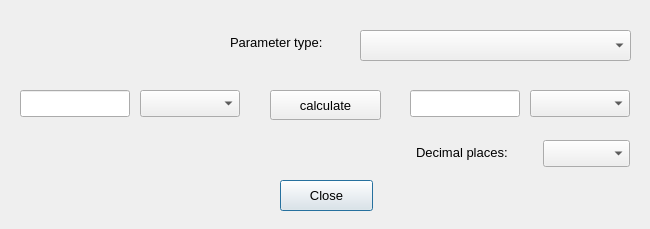
<?xml version="1.0" encoding="UTF-8"?>
<ui version="4.0">
 <class>Dialog</class>
 <widget class="QDialog" name="Dialog">
  <property name="geometry">
   <rect>
    <x>0</x>
    <y>0</y>
    <width>650</width>
    <height>229</height>
   </rect>
  </property>
  <property name="font">
   <font>
    <pointsize>10</pointsize>
   </font>
  </property>
  <property name="windowTitle">
   <string>Dialog</string>
  </property>
  <widget class="QComboBox" name="comboBox">
   <property name="geometry">
    <rect>
     <x>360</x>
     <y>30</y>
     <width>271</width>
     <height>31</height>
    </rect>
   </property>
   <property name="sizePolicy">
    <sizepolicy hsizetype="Preferred" vsizetype="Fixed">
     <horstretch>0</horstretch>
     <verstretch>0</verstretch>
    </sizepolicy>
   </property>
  </widget>
  <widget class="QLabel" name="label">
   <property name="geometry">
    <rect>
     <x>230</x>
     <y>32</y>
     <width>121</width>
     <height>21</height>
    </rect>
   </property>
   <property name="font">
    <font>
     <pointsize>10</pointsize>
    </font>
   </property>
   <property name="text">
    <string>Parameter type:</string>
   </property>
  </widget>
  <widget class="QPushButton" name="pushButton">
   <property name="geometry">
    <rect>
     <x>280</x>
     <y>180</y>
     <width>93</width>
     <height>31</height>
    </rect>
   </property>
   <property name="text">
    <string>Close</string>
   </property>
  </widget>
  <widget class="QComboBox" name="comboBox_4">
   <property name="geometry">
    <rect>
     <x>543</x>
     <y>140</y>
     <width>87</width>
     <height>27</height>
    </rect>
   </property>
  </widget>
  <widget class="QLabel" name="label_2">
   <property name="geometry">
    <rect>
     <x>416</x>
     <y>133</y>
     <width>121</width>
     <height>39</height>
    </rect>
   </property>
   <property name="text">
    <string>Decimal places:</string>
   </property>
  </widget>
  <widget class="QComboBox" name="comboBox_3">
   <property name="geometry">
    <rect>
     <x>530</x>
     <y>90</y>
     <width>100</width>
     <height>27</height>
    </rect>
   </property>
  </widget>
  <widget class="QLineEdit" name="lineEdit_2">
   <property name="geometry">
    <rect>
     <x>410</x>
     <y>90</y>
     <width>110</width>
     <height>27</height>
    </rect>
   </property>
  </widget>
  <widget class="QComboBox" name="comboBox_2">
   <property name="geometry">
    <rect>
     <x>140</x>
     <y>90</y>
     <width>100</width>
     <height>27</height>
    </rect>
   </property>
  </widget>
  <widget class="QLineEdit" name="lineEdit">
   <property name="geometry">
    <rect>
     <x>20</x>
     <y>90</y>
     <width>110</width>
     <height>27</height>
    </rect>
   </property>
  </widget>
  <widget class="QPushButton" name="convert">
   <property name="geometry">
    <rect>
     <x>270</x>
     <y>90</y>
     <width>111</width>
     <height>30</height>
    </rect>
   </property>
   <property name="text">
    <string>calculate</string>
   </property>
   <property name="autoDefault">
    <bool>true</bool>
   </property>
   <property name="default">
    <bool>false</bool>
   </property>
   <property name="flat">
    <bool>false</bool>
   </property>
  </widget>
 </widget>
 <resources/>
 <connections>
  <connection>
   <sender>pushButton</sender>
   <signal>clicked()</signal>
   <receiver>Dialog</receiver>
   <slot>close()</slot>
   <hints>
    <hint type="sourcelabel">
     <x>326</x>
     <y>195</y>
    </hint>
    <hint type="destinationlabel">
     <x>324</x>
     <y>114</y>
    </hint>
   </hints>
  </connection>
 </connections>
</ui>
